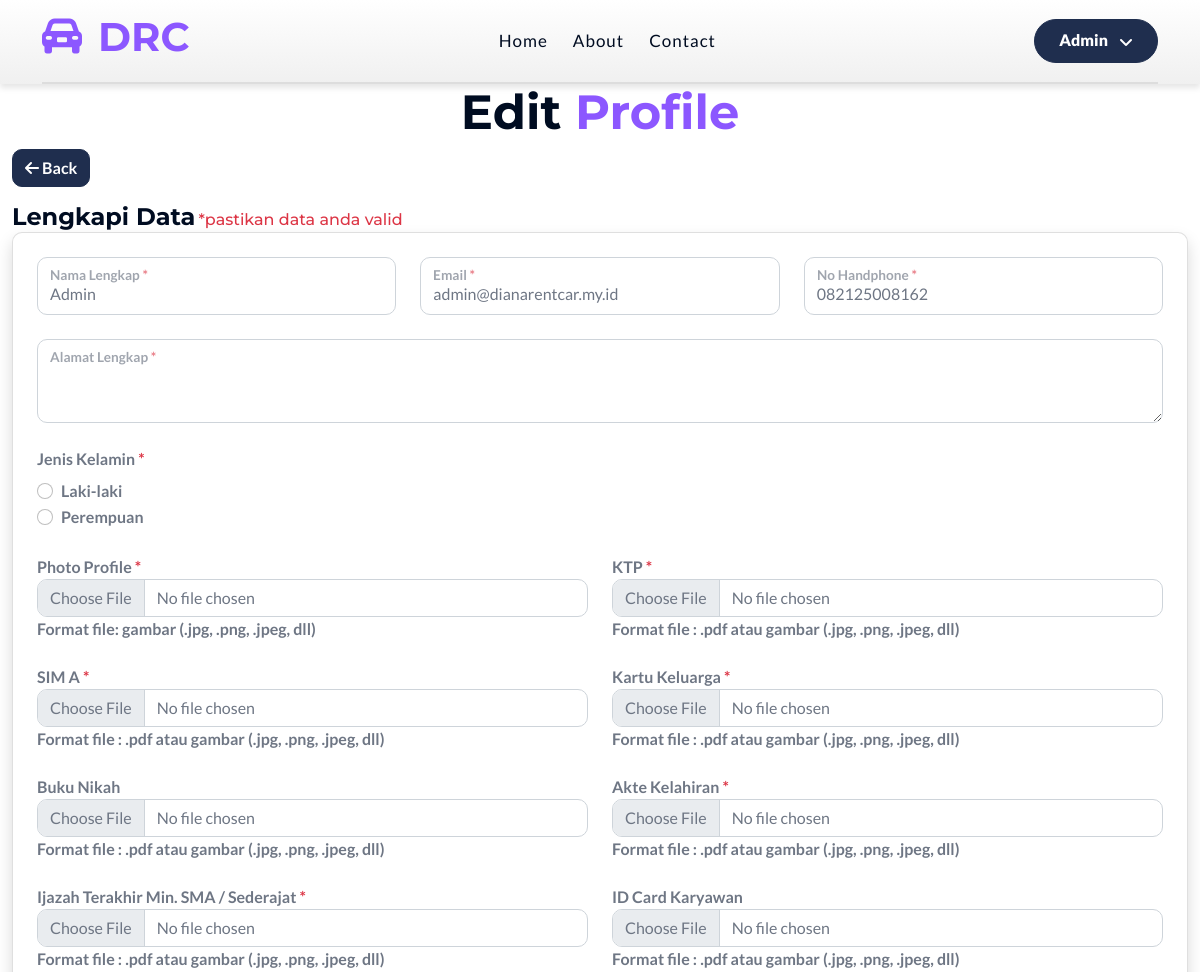
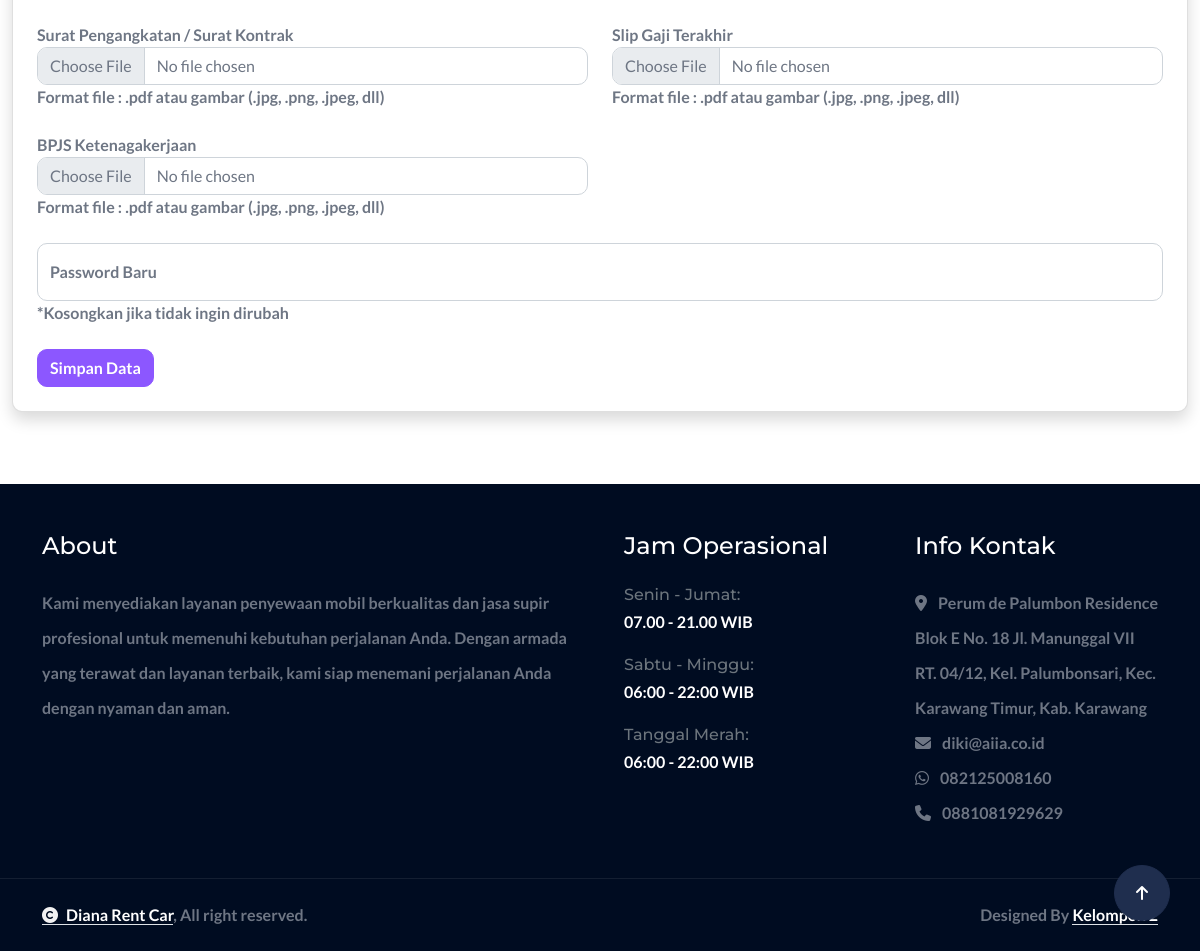
/?views=edit_profile (signed in), run on the app's committed database (2 pictures, top to bottom).
### tables this page shows
CREATE TABLE IF NOT EXISTS `users` (
  `id` int NOT NULL AUTO_INCREMENT,
  `uuid` varchar(40) NOT NULL,
  `name` varchar(100) NOT NULL,
  `email` varchar(100) NOT NULL,
  `phone_number` varchar(15) DEFAULT NULL,
  `role` enum('admin','driver','user') NOT NULL DEFAULT 'user',
  `password` varchar(255) NOT NULL,
  `code` varchar(50) DEFAULT NULL,
  `is_verified` int DEFAULT NULL,
  `created_at` timestamp NULL DEFAULT CURRENT_TIMESTAMP,
  `updated_at` timestamp NULL DEFAULT CURRENT_TIMESTAMP ON UPDATE CURRENT_TIMESTAMP,
  PRIMARY KEY (`id`),
  UNIQUE KEY `email` (`email`),
  UNIQUE KEY `phone_number` (`phone_number`)
);

CREATE TABLE IF NOT EXISTS `tm_settings` (
  `id` int NOT NULL AUTO_INCREMENT,
  `uuid` varchar(40) NOT NULL,
  `owner` varchar(50) NOT NULL,
  `photo` varchar(255) NOT NULL,
  `bank` varchar(50) NOT NULL,
  `account_number` varchar(50) NOT NULL,
  `account_name` varchar(50) NOT NULL,
  `address` text NOT NULL,
  `email` varchar(50) NOT NULL,
  `phone_number_1` varchar(14) NOT NULL,
  `phone_number_2` varchar(14) DEFAULT NULL,
  `agreement_1` text NOT NULL,
  `agreement_2` text NOT NULL,
  `visi` text NOT NULL,
  `misi` text NOT NULL,
  `about_company` text NOT NULL,
  `history_company` text NOT NULL,
  `about_footer` text NOT NULL,
  `facebook` varchar(255) DEFAULT NULL,
  `instagram` varchar(255) DEFAULT NULL,
  `twitter` varchar(255) DEFAULT NULL,
  `tiktok` varchar(255) DEFAULT NULL,
  `created_at` timestamp NULL DEFAULT CURRENT_TIMESTAMP,
  `updated_at` timestamp NULL DEFAULT CURRENT_TIMESTAMP ON UPDATE CURRENT_TIMESTAMP,
  PRIMARY KEY (`id`),
  UNIQUE KEY `id` (`id`)
);

### views/edit_profile.php (the view, shortened to what the rows shown need)
<?php
require_once 'classes/User.php';
$user_uuid = $_SESSION['user_uuid'];
$getUser = new User();
$user = $getUser->getByUuid($user_uuid);
$getProfile = new Profile();
$profile = $getProfile->getByUserId($user['id']);
?>
<div class="container-fluid car pb-5">
    <div class="text-center mx-auto wow fadeInUp" data-wow-delay="0.1s" style="max-width: 800px;">
        <h1 class="display-5 text-capitalize">Edit <span class="text-primary">Profile</span></h1>
    </div>
    <div class="wow fadeInUp" data-wow-delay="0.1s">
        <a href="?views=home" class="btn btn-secondary"><i class="fa fa-arrow-left text-white"></i> Back</a>
    </div>
    <div class="row pt-3 wow fadeInUp" data-wow-delay="0.1s">
        <div class="col-md-12 mb-4">
            <h4 style="display: inline;"><b>Lengkapi Data</h4>
            <h6 style="display: inline;" class="text-danger"> *pastikan data anda valid</h6>
            <div class="card p-2 shadow">
                <div class="row wow fadeInUp" data-wow-delay="0.1s">
                    <div class="col-md-12">
                        <form action="backend/user/update_profile.php" method="POST" enctype="multipart/form-data">
                            <div class="row g-4 p-3">
                                <div class="col-lg-12 col-xl-4">
                                    <div class="form-floating">
                                        <input type="text" class="form-control" id="name" name="name" value="<?php echo htmlspecialchars($user['name'] ?? ''); ?>" required>
                                        <label for="name">Nama Lengkap <span class="text-danger">*</span></label>
                                    </div>
                                </div>
                                <div class="col-lg-12 col-xl-4">
                                    <div class="form-floating">
                                        <input type="email" class="form-control" id="email" name="email" value="<?php echo htmlspecialchars($user['email'] ?? ''); ?>" required>
                                        <label for="email">Email <span class="text-danger">*</span></label>
                                    </div>
                                </div>
                                <div class="col-lg-12 col-xl-4">
                                    <div class="form-floating">
                                        <input type="text" class="form-control" id="phone_number" name="phone_number" value="<?php echo htmlspecialchars($user['phone_number'] ?? ''); ?>" maxlength="15" required>
                                        <label for="phone_number">No Handphone <span class="text-danger">*</span></label>
                                    </div>
                                </div>
                                <div class="col-lg-12 col-xl-12">
                                    <div class="form-floating">
                                        <textarea name="address" id="address" class="form-control" required><?php echo htmlspecialchars($profile['address'] ?? ''); ?></textarea>
                                        <label for="address">Alamat Lengkap <span class="text-danger">*</span></label>
                                    </div>
                                </div>
                                <div class="col-lg-12 col-xl-12">
                                    <label class="form-label">Jenis Kelamin <span class="text-danger">*</span></label>
                                    <div class="form-check">
                                        <input class="form-check-input" type="radio" name="gender" id="laki-laki" value="Laki-laki" <?php echo (isset($profile['gender']) && $profile['gender'] === 'Laki-laki') ? 'checked' : ''; ?> required>
                                        <label class="form-check-label" for="laki-laki">Laki-laki</label>
                                    </div>
                                    <div class="form-check">
                                        <input class="form-check-input" type="radio" name="gender" id="perempuan" value="Perempuan" <?php echo (isset($profile['gender']) && $profile['gender'] === 'Perempuan') ? 'checked' : ''; ?> required>
                                        <label class="form-check-label" for="perempuan">Perempuan</label>
                                    </div>
                                </div>
                                <div class="col-lg-12 col-xl-6">
                                    <div class="form-group">
                                        <label for="photo_profile">Photo Profile <span class="text-danger">*</span></label>
                                        <input type="file" class="form-control" style="background-color: white;" id="photo_profile" name="photo_profile" accept="image/*">
                                        <span>Format file: gambar (.jpg, .png, .jpeg, dll)</span>
                                        <br>
                                    </div>
                                </div>
                                <div class="col-lg-12 col-xl-6">
                                    <div class="form-group">
                                        <label for="ktp">KTP <span class="text-danger">*</span></label>
                                        <input type="file" class="form-control" style="background-color: white;" id="ktp" name="ktp" accept="image/*,.pdf" required>
                                        <span>Format file : .pdf atau gambar (.jpg, .png, .jpeg, dll)</span>
                                        <br>
                                    </div>
                                </div>
                                <div class="col-lg-12 col-xl-6">
                                    <div class="form-group">
                                        <label for="sim">SIM A <span class="text-danger">*</span></label>
                                        <input type="file" class="form-control" style="background-color: white;" id="sim" name="sim" accept="image/*,.pdf" required>
                                        <span>Format file : .pdf atau gambar (.jpg, .png, .jpeg, dll)</span>
                                        <br>
                                    </div>
                                </div>
                                <div class="col-lg-12 col-xl-6">
                                    <div class="form-group">
                                        <label for="kk">Kartu Keluarga <span class="text-danger">*</span></label>
                                        <input type="file" class="form-control" style="background-color: white;" id="kk" name="kk" accept="image/*,.pdf" required>
                                        <span>Format file : .pdf atau gambar (.jpg, .png, .jpeg, dll)</span>
                                        <br>
                                    </div>
                                </div>
                                <div class="col-lg-12 col-xl-6">
                                    <div class="form-group">
                                        <label for="buku_nikah">Buku Nikah</label>
                                        <input type="file" class="form-control" style="background-color: white;" id="buku_nikah" name="buku_nikah" accept="image/*,.pdf">
                                        <span>Format file : .pdf atau gambar (.jpg, .png, .jpeg, dll)</span>
                                        <br>
                                    </div>
                                </div>
                                <div class="col-lg-12 col-xl-6">
                                    <div class="form-group">
                                        <label for="akte">Akte Kelahiran <span class="text-danger">*</span></label>
                                        <input type="file" class="form-control" style="background-color: white;" id="akte" name="akte" accept="image/*,.pdf" required>
                                        <span>Format file : .pdf atau gambar (.jpg, .png, .jpeg, dll)</span>
                                        <br>
                                    </div>
                                </div>
                                <div class="col-lg-12 col-xl-6">
                                    <div class="form-group">
                                        <label for="ijazah">Ijazah Terakhir Min. SMA / Sederajat <span class="text-danger">*</span></label>
                                        <input type="file" class="form-control" style="background-color: white;" id="ijazah" name="ijazah" accept="image/*,.pdf" required>
                                        <span>Format file : .pdf atau gambar (.jpg, .png, .jpeg, dll)</span>
                                        <br>
                                    </div>
                                </div>
                                <div class="col-lg-12 col-xl-6">
                                    <div class="form-group">
                                        <label for="id_card">ID Card Karyawan</label>
                                        <input type="file" class="form-control" style="background-color: white;" id="id_card" name="id_card" accept="image/*,.pdf">
                                        <span>Format file : .pdf atau gambar (.jpg, .png, .jpeg, dll)</span>
                                        <br>
                                    </div>
                                </div>
                                <div class="col-lg-12 col-xl-6">
                                    <div class="form-group">
                                        <label for="surat_keterangan">Surat Pengangkatan / Surat Kontrak</label>
                                        <input type="file" class="form-control" style="background-color: white;" id="surat_keterangan" name="surat_keterangan" accept="image/*,.pdf">
                                        <span>Format file : .pdf atau gambar (.jpg, .png, .jpeg, dll)</span>
                                        <br>
                                    </div>
                                </div>
                                <div class="col-lg-12 col-xl-6">
                                    <div class="form-group">
                                        <label for="slip_gaji">Slip Gaji Terakhir</label>
                                        <input type="file" class="form-control" style="background-color: white;" id="slip_gaji" name="slip_gaji" accept="image/*,.pdf">
                                        <span>Format file : .pdf atau gambar (.jpg, .png, .jpeg, dll)</span>
                                        <br>
                                    </div>
                                </div>
                                <div class="col-lg-12 col-xl-6">
                                    <div class="form-group">
                                        <label for="bpjs">BPJS Ketenagakerjaan</label>
                                        <input type="file" class="form-control" style="background-color: white;" id="bpjs" name="bpjs" accept="image/*,.pdf">
                                        <span>Format file : .pdf atau gambar (.jpg, .png, .jpeg, dll)</span>
                                        <br>
                                    </div>
                                </div>
                                <div class="col-lg-12 col-xl-12">
                                    <div class="form-floating">
                                        <input type="password" class="form-control" id="new_password" name="new_password" placeholder="********">
                                        <label for="new_password">Password Baru</label>
                                    </div>
                                    <span>*Kosongkan jika tidak ingin dirubah</span>
                                </div>
                                <div class="col-12">
                                    <button type="submit" class="btn btn-primary">
                                        Simpan Data
                                    </button>
                                </div>
                            </div>
                        </form>
                    </div>
                </div>
            </div>
        </div>
    </div>
</div>

### layouts/footer.php (shortened to what the rows shown need)
<?php
require_once __DIR__ . '/../classes/Setting.php';
$getSetting = new Setting();
$setting = $getSetting->list()[0];
$address = $setting['address'];
$email = $setting['email'];
$phone_number_1 = $setting['phone_number_1'];
$phone_number_2 = $setting['phone_number_2'];
?>
<div class="container-fluid footer py-5 wow fadeIn" data-wow-delay="0.2s">
    <div class="container">
        <div class="row g-5">
            <div class="col-md-6 col-lg-6 col-xl-6">
                <div class="footer-item d-flex flex-column">
                    <div class="footer-item">
                        <p class="mb-3"><?php echo $setting['about_footer']; ?></p>
                    </div>
                </div>
            </div>
            <div class="col-md-6 col-lg-6 col-xl-3">
                <div class="footer-item d-flex flex-column">
                    <h4 class="text-white mb-4">Info Kontak</h4>
                    <a href="https://maps.app.goo.gl/hHdMvZpLid1f6yETA" target="_blank"><i class="fa fa-map-marker-alt me-2"></i> <?php echo htmlspecialchars($address); ?></a>
                    <a href="mailto:<?php echo htmlspecialchars($email); ?>"><i class="fas fa-envelope me-2"></i> <?php echo htmlspecialchars($email); ?></a>
                    <?php
                    $phone_number_1_62 = ltrim($phone_number_1, '0');
                    $phone_number = '62' . $phone_number_1_62;
                    ?>
                    <a href="https://wa.me/<?php echo htmlspecialchars($phone_number); ?>" target="_blank"><i class="fab fa-whatsapp me-2"></i> <?php echo htmlspecialchars($phone_number_1); ?></a>
                    <a href="tel:<?php echo htmlspecialchars($phone_number_2); ?>"><i class="fas fa-phone me-2"></i> <?php echo htmlspecialchars($phone_number_2); ?></a>
                </div>
            </div>
        </div>
    </div>
</div>

### data on the page
users: name "Admin", email "admin@dianarentcar.my.id", phone_number "082125008162"
tm_settings: about_footer "Kami menyediakan layanan penyewaan mobil berkualitas dan jasa supir profesional untuk memenuhi kebutuhan perjalanan Anda. Dengan armada yang terawat dan layanan terbaik, kami siap menemani perjalanan Anda dengan nyaman dan aman.", address "Perum de Palumbon Residence Blok E No. 18 Jl. Manunggal VII RT. 04/12, Kel. Palumbonsari, Kec. Karawang Timur, Kab. Karawang", email "diki@aiia.co.id", phone_number_1 "082125008160", phone_number_2 "0881081929629"

### other printed values
$_SESSION['user_name'] "Admin"
